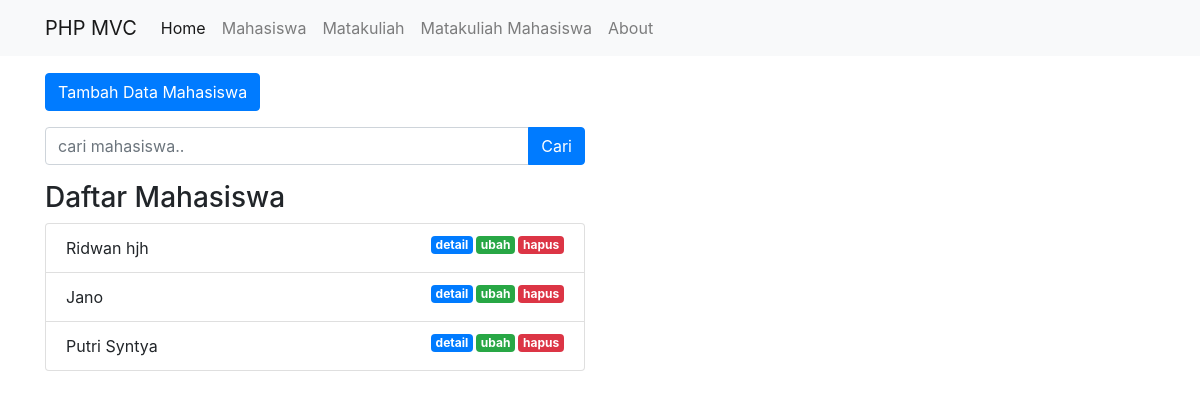
Screenshot of /public/mahasiswa with the database file from the repository.
### tables this page shows
CREATE TABLE `mahasiswa` (
  `id` int(11) NOT NULL,
  `nama` varchar(255) DEFAULT NULL,
  `nrp` varchar(255) DEFAULT NULL,
  `email` varchar(255) DEFAULT NULL,
  `jurusan` varchar(255) DEFAULT NULL
);

### app/core/Controller.php (called while the page is built, shortened)
<?php
class Controller {
    public function view($view, $data = [])
    {
        require_once '../app/views/' . $view . '.php';
    }
    public function model($model)
    {
        return new $model;
    }
}

### app/controllers/Mahasiswa.php (called while the page is built, shortened)
<?php
class Mahasiswa extends Controller {
    public function index()
    {
        $data['judul'] = 'Daftar Mahasiswa';
        $data['mhs'] = $this->model('Mahasiswa_model')->getAllMahasiswa();
        $this->view('mahasiswa/index', $data);
    }
}

### app/core/App.php (called while the page is built, shortened)
<?php
class App {
    protected $method = 'index';
    protected $params = [];
    public function __construct()
    {
        $this->controller = new $this->controller;
        call_user_func_array([$this->controller, $this->method], $this->params);
    }
}

### public/index.php (called while the page is built, shortened)
<?php
$app = new App;

### app/core/Database.php (called while the page is built, shortened)
<?php
class Database {
    private $host = DB_HOST;
    private $user = DB_USER;
    private $pass = DB_PASS;
    private $db_name = DB_NAME;
    private $dbh;
    private $stmt;
    public function __construct()
    {
        $dsn = 'mysql:host=' . $this->host . ';dbname=' . $this->db_name;
        $option = [
            PDO::ATTR_PERSISTENT => true,
            PDO::ATTR_ERRMODE => PDO::ERRMODE_EXCEPTION
        ];
        try {
            $this->dbh = new PDO($dsn, $this->user, $this->pass, $option);
        } catch(PDOException $e) {
            die($e->getMessage());
        }
    }
    public function query($query)
    {
        $this->stmt = $this->dbh->prepare($query);
    }
    public function execute()
    {
        $this->stmt->execute();
    }
    public function resultSet()
    {
        $this->execute();
        return $this->stmt->fetchAll(PDO::FETCH_ASSOC);
    }
}

### app/models/Mahasiswa_model.php (called while the page is built, shortened)
<?php
class Mahasiswa_model {
    private $table = 'mahasiswa';
    private $db;
    public function __construct()
    {
        $this->db = new Database;
    }
    public function getAllMahasiswa()
    {
        $this->db->query('SELECT * FROM ' . $this->table);
        return $this->db->resultSet();
    }
}

### app/views/mahasiswa/index.php (the view, shortened to what this page needs)
<div class="container mt-3">
    <div class="row">
      <div class="col-lg-6">
      </div>
    </div>
    <div class="row mb-3">
      <div class="col-lg-6">
        <button type="button" class="btn btn-primary tombolTambahData" data-toggle="modal" data-target="#formModal">
          Tambah Data Mahasiswa
        </button>
      </div>
    </div>
    <div class="row mb-3">
      <div class="col-lg-6">
        <form action="<?= BASEURL; ?>/mahasiswa/cari" method="post">
          <div class="input-group">
            <input type="text" class="form-control" placeholder="cari mahasiswa.." name="keyword" id="keyword" autocomplete="off">
            <div class="input-group-append">
              <button class="btn btn-primary" type="submit" id="tombolCari">Cari</button>
            </div>
          </div>
        </form>
      </div>
    </div>
    <div class="row">
        <div class="col-lg-6">
          <h3>Daftar Mahasiswa</h3>
          <ul class="list-group">
            <?php foreach( $data['mhs'] as $mhs ) : ?>
              <li class="list-group-item">
                  <?= $mhs['nama']; ?>
                  <a href="<?= BASEURL; ?>/mahasiswa/hapus/<?= $mhs['id']; ?>" class="badge badge-danger float-right" onclick="return confirm('yakin?');">hapus</a>
                  <a href="<?= BASEURL; ?>/mahasiswa/ubah/<?= $mhs['id']; ?>" class="badge badge-success float-right tampilModalUbah" data-toggle="modal" data-target="#formModal" data-id="<?= $mhs['id']; ?>">ubah</a>
                  <a href="<?= BASEURL; ?>/mahasiswa/detail/<?= $mhs['id']; ?>" class="badge badge-primary float-right">detail</a>
              </li>
            <?php endforeach; ?>
          </ul>
        </div>
    </div>
</div>

### public/css/style.css (style rules this page uses)
.badge { margin-left: 3px; }

### rows the page displays
mahasiswa: nama "Ridwan hjh"
mahasiswa: nama "Jano"
mahasiswa: nama "Putri Syntya"
